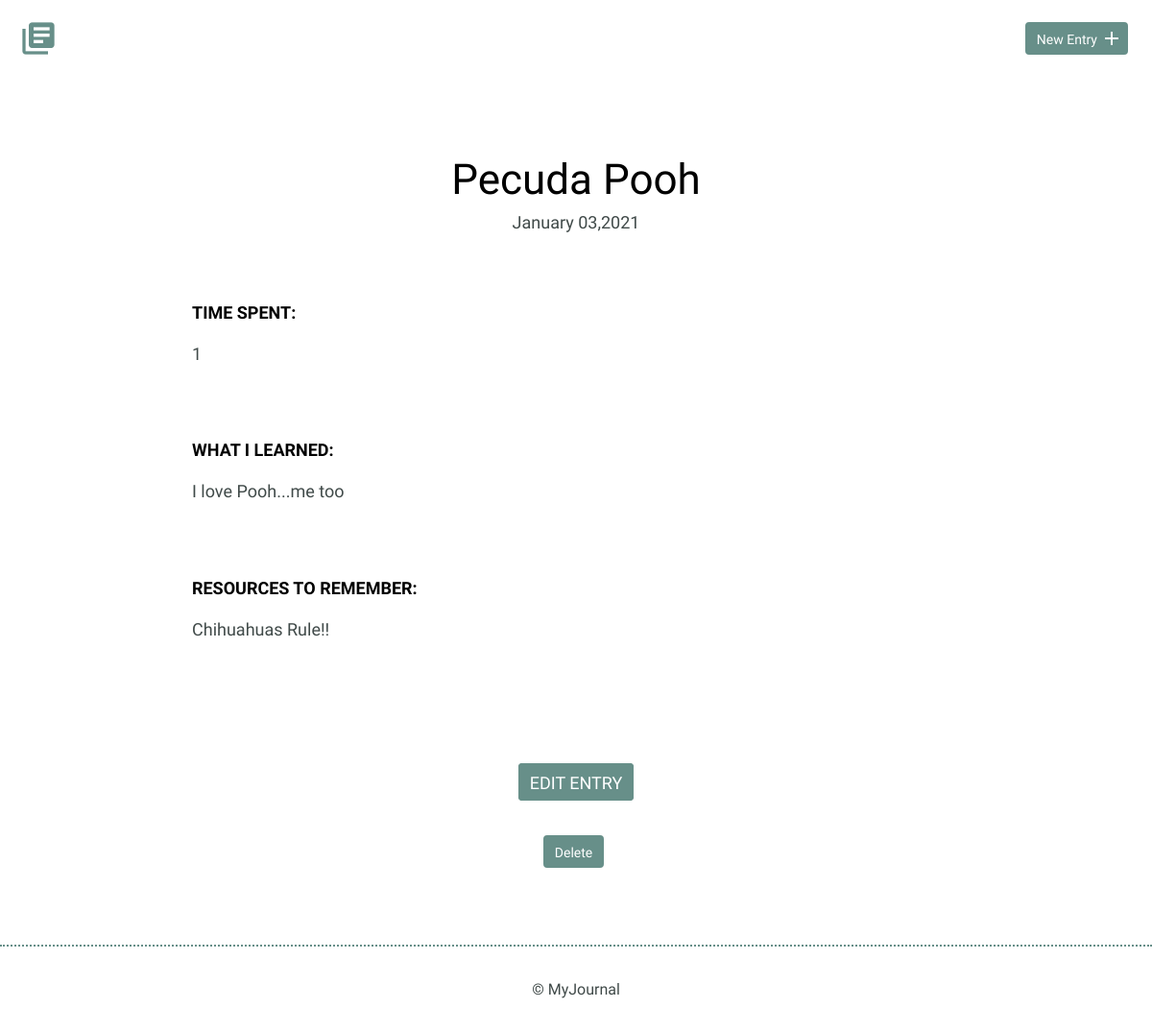
The app's page /detail.php?id=17, older data.
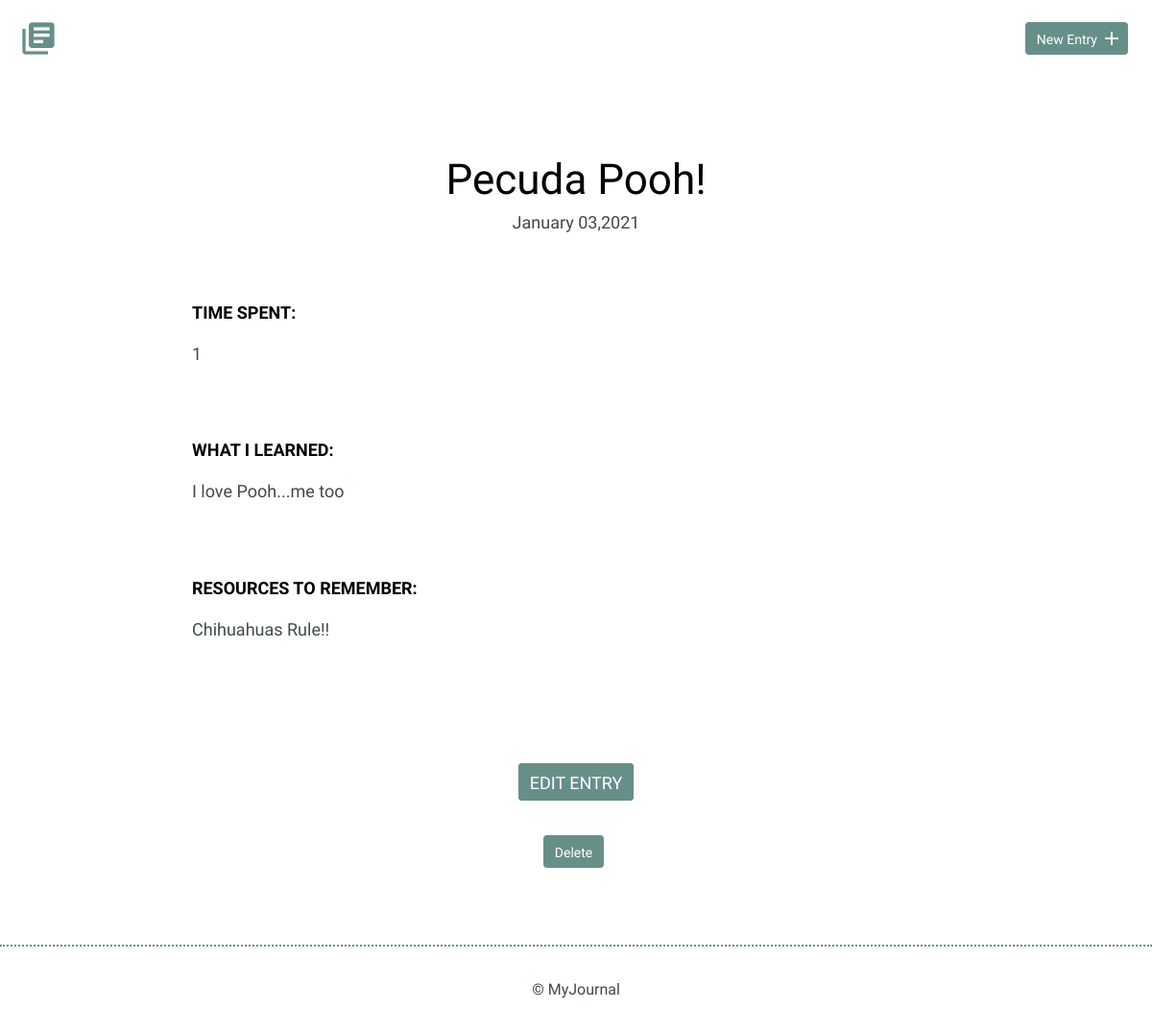
The same page, newer data.
### tables this page shows
CREATE TABLE "entries" (
	`id`	INTEGER,
	`title`	TEXT,
	`date`	TEXT,
	`time_spent`	INTEGER,
	`learned`	BLOB,
	`resources`	BLOB,
	PRIMARY KEY(`id`)
);

### inc/functions.php (called while the page is built, shortened)
<?php
function get_selected_entry($id) {
    include 'connection.php';
    $sql = 'SELECT * FROM entries WHERE id = ?';
    try {
        $results = $db->prepare($sql);
        $results->bindValue(1, $id, PDO::PARAM_INT);
        $results->execute();
    } catch (Exception $e) {
        echo "Error!: " . $e->getMessage() . "<br />";
        return false;
       die();
    }
    return $results->fetch();
}

### detail.php (the view, shortened to what this page needs)
<?php
include 'inc/functions.php';
include 'inc/header.php';
if (isset($_GET['id'])) {
    list($id, $title, $date, $timeSpent, $whatILearned, $ResourcesToRemember) = get_selected_entry(filter_input(INPUT_GET, 'id', FILTER_SANITIZE_NUMBER_INT));
}
?>
<section>
    <div class="container">
        <div class="entry-list single">
            <article>
                <?php
                    echo "<h1>" . $title . "</h1>";
                    echo "<time datetime=\"2016-01-31\">" . date("F d,Y", strtotime($date)) . "</time>";
                ?>
                <div class="entry">
                    <h3>Time Spent: </h3>
                    <?php
                    echo "<p>". $timeSpent . "</p>";
                    ?>
                </div>
                <div class="entry">
                    <h3>What I Learned:</h3>
                    <?php
                    echo "<p>". $whatILearned . "</p>";
                    ?>
                </div>
                <div class="entry">
                    <h3>Resources to Remember:</h3>
                    <?php
                    echo "<p>". $ResourcesToRemember . "</p>";
                    ?>
                </div>
            </article>
        </div>
    </div>
    <div class="edit">
        <?php
        echo "<p><a class='button button.icon-right' href='new.php?id=" . $id . "'>" . 'Edit Entry' . "</a></p><br />";
        ?>
        <?php
        echo "<form method='post' action='index.php' onsubmit='return confirm(\"Are you sure you want to delete this entry?\")'; >\n";
        echo "<input class='button button.icon-right' type='submit' value='Delete' /><br />";
        echo "</form>";
        ?>
    </div>
</section>
<?php
include 'inc/footer.php';
?>

Row changes from the older to the newer data that the page shows:
changed entries "I love Pooh...me too": title "Pecuda Pooh" → "Pecuda Pooh!"
